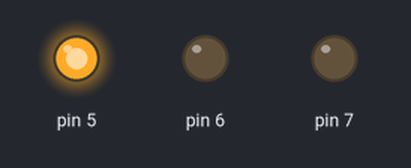
The sketch below on a simulated Arduino Uno, built with avr-gcc and run on an emulated ATmega328P. On the bench: output pins drawn as LEDs (lit = HIGH).

Above: at 0.2 s.
At 0.7 s:
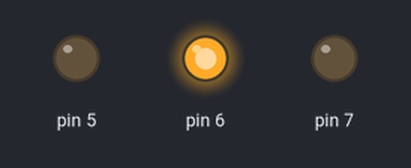
At 2.7 s:
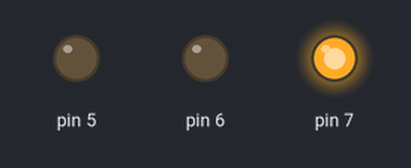
Timing chart, 0 to 3.5 s (numbered marks = the images above):
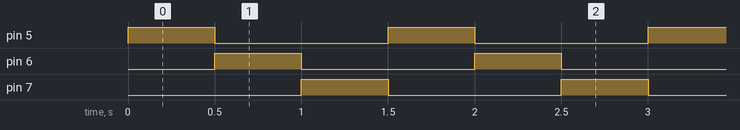

Measured:
- by itself, pin 5–7: alternates HIGH for 0.50 s and LOW for 1.0 s
- by itself, everything shown: repeats every 1.5 s, in 4 steps

The sketch:

Ex2.ino
```cpp
void setup() {
  // put your setup code here, to run once:
Serial.begin(9600);
pinMode(5,OUTPUT);
pinMode(6,OUTPUT);
pinMode(7,OUTPUT);


}

void loop() {
  // put your main code here, to run repeatedly:
digitalWrite(5,HIGH);
delay(500);
digitalWrite(5,LOW);

digitalWrite(6,HIGH);
delay(500);
digitalWrite(6,LOW);

digitalWrite(7,HIGH);
delay(500);
digitalWrite(7,LOW);

}
```
